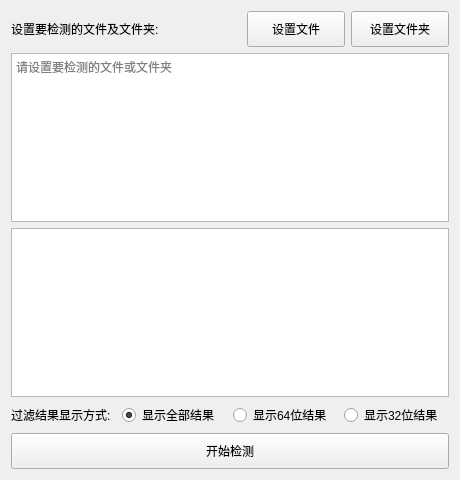
<?xml version="1.0" encoding="UTF-8"?>
<ui version="4.0">
 <class>Widget</class>
 <widget class="QWidget" name="Widget">
  <property name="geometry">
   <rect>
    <x>0</x>
    <y>0</y>
    <width>460</width>
    <height>480</height>
   </rect>
  </property>
  <property name="minimumSize">
   <size>
    <width>420</width>
    <height>380</height>
   </size>
  </property>
  <property name="windowTitle">
   <string>文件依赖检测器</string>
  </property>
  <property name="windowIcon">
   <iconset resource="res.qrc">
    <normaloff>:/icon.png</normaloff>:/icon.png</iconset>
  </property>
  <layout class="QVBoxLayout" name="verticalLayout">
   <item>
    <widget class="QWidget" name="widget" native="true">
     <layout class="QHBoxLayout" name="horizontalLayout">
      <property name="leftMargin">
       <number>0</number>
      </property>
      <property name="topMargin">
       <number>0</number>
      </property>
      <property name="rightMargin">
       <number>0</number>
      </property>
      <property name="bottomMargin">
       <number>0</number>
      </property>
      <item>
       <widget class="QLabel" name="label">
        <property name="text">
         <string>设置要检测的文件及文件夹:</string>
        </property>
       </widget>
      </item>
      <item>
       <spacer name="horizontalSpacer">
        <property name="orientation">
         <enum>Qt::Horizontal</enum>
        </property>
        <property name="sizeHint" stdset="0">
         <size>
          <width>40</width>
          <height>20</height>
         </size>
        </property>
       </spacer>
      </item>
      <item>
       <widget class="QPushButton" name="pushButton_brower_file">
        <property name="minimumSize">
         <size>
          <width>98</width>
          <height>36</height>
         </size>
        </property>
        <property name="toolTip">
         <string>设置要检测的文件</string>
        </property>
        <property name="text">
         <string>设置文件</string>
        </property>
        <property name="icon">
         <iconset resource="res.qrc">
          <normaloff>:/file.png</normaloff>:/file.png</iconset>
        </property>
        <property name="iconSize">
         <size>
          <width>24</width>
          <height>24</height>
         </size>
        </property>
       </widget>
      </item>
      <item>
       <widget class="QPushButton" name="pushButton_brower_folder">
        <property name="minimumSize">
         <size>
          <width>98</width>
          <height>36</height>
         </size>
        </property>
        <property name="toolTip">
         <string>设置要检测的文件夹</string>
        </property>
        <property name="text">
         <string>设置文件夹</string>
        </property>
        <property name="icon">
         <iconset resource="res.qrc">
          <normaloff>:/folder.png</normaloff>:/folder.png</iconset>
        </property>
        <property name="iconSize">
         <size>
          <width>24</width>
          <height>24</height>
         </size>
        </property>
       </widget>
      </item>
     </layout>
    </widget>
   </item>
   <item>
    <widget class="QPlainTextEdit" name="plainTextEdit">
     <property name="minimumSize">
      <size>
       <width>0</width>
       <height>80</height>
      </size>
     </property>
     <property name="readOnly">
      <bool>true</bool>
     </property>
     <property name="placeholderText">
      <string>请设置要检测的文件或文件夹</string>
     </property>
    </widget>
   </item>
   <item>
    <widget class="QTreeView" name="treeView">
     <property name="minimumSize">
      <size>
       <width>320</width>
       <height>140</height>
      </size>
     </property>
     <property name="autoFillBackground">
      <bool>false</bool>
     </property>
     <property name="editTriggers">
      <set>QAbstractItemView::NoEditTriggers</set>
     </property>
     <property name="showDropIndicator" stdset="0">
      <bool>true</bool>
     </property>
     <property name="alternatingRowColors">
      <bool>false</bool>
     </property>
     <property name="selectionMode">
      <enum>QAbstractItemView::SingleSelection</enum>
     </property>
     <property name="animated">
      <bool>false</bool>
     </property>
     <property name="allColumnsShowFocus">
      <bool>false</bool>
     </property>
     <attribute name="headerVisible">
      <bool>false</bool>
     </attribute>
     <attribute name="headerShowSortIndicator" stdset="0">
      <bool>false</bool>
     </attribute>
    </widget>
   </item>
   <item>
    <widget class="QWidget" name="widget_3" native="true">
     <property name="sizePolicy">
      <sizepolicy hsizetype="Preferred" vsizetype="Fixed">
       <horstretch>0</horstretch>
       <verstretch>0</verstretch>
      </sizepolicy>
     </property>
     <property name="minimumSize">
      <size>
       <width>0</width>
       <height>24</height>
      </size>
     </property>
     <layout class="QHBoxLayout" name="horizontalLayout_3">
      <property name="leftMargin">
       <number>0</number>
      </property>
      <property name="topMargin">
       <number>0</number>
      </property>
      <property name="rightMargin">
       <number>0</number>
      </property>
      <property name="bottomMargin">
       <number>0</number>
      </property>
      <item>
       <widget class="QLabel" name="label_2">
        <property name="text">
         <string>过滤结果显示方式:</string>
        </property>
       </widget>
      </item>
      <item>
       <widget class="QRadioButton" name="radioButton_all">
        <property name="text">
         <string>显示全部结果</string>
        </property>
        <property name="checked">
         <bool>true</bool>
        </property>
       </widget>
      </item>
      <item>
       <widget class="QRadioButton" name="radioButton_x64">
        <property name="text">
         <string>显示64位结果</string>
        </property>
       </widget>
      </item>
      <item>
       <widget class="QRadioButton" name="radioButton_x86">
        <property name="text">
         <string>显示32位结果</string>
        </property>
       </widget>
      </item>
     </layout>
    </widget>
   </item>
   <item>
    <widget class="QWidget" name="widget_2" native="true">
     <layout class="QHBoxLayout" name="horizontalLayout_2">
      <property name="leftMargin">
       <number>0</number>
      </property>
      <property name="topMargin">
       <number>0</number>
      </property>
      <property name="rightMargin">
       <number>0</number>
      </property>
      <property name="bottomMargin">
       <number>0</number>
      </property>
      <item>
       <widget class="QPushButton" name="pushButton_detect">
        <property name="minimumSize">
         <size>
          <width>0</width>
          <height>36</height>
         </size>
        </property>
        <property name="text">
         <string>开始检测</string>
        </property>
       </widget>
      </item>
     </layout>
    </widget>
   </item>
  </layout>
 </widget>
 <resources>
  <include location="res.qrc"/>
 </resources>
 <connections/>
</ui>
